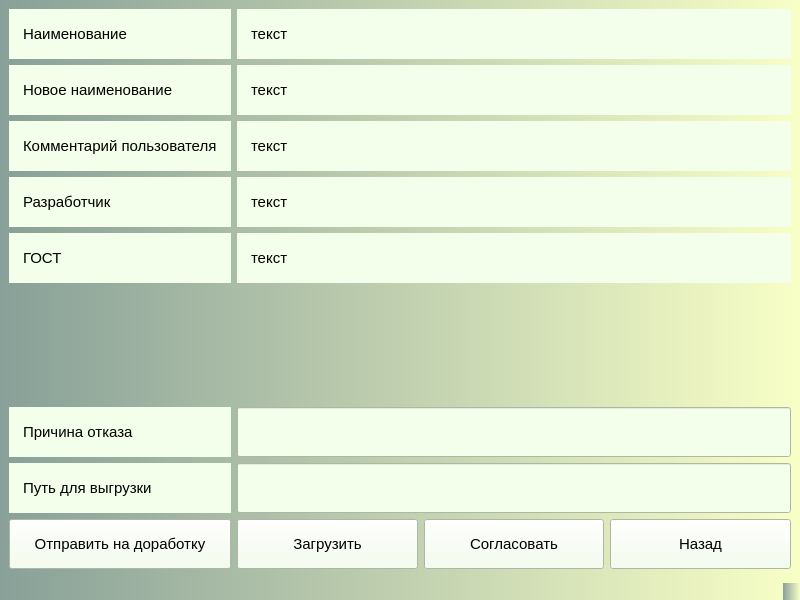
<?xml version="1.0" encoding="UTF-8"?>
<ui version="4.0">
 <class>AgreementNewTP</class>
 <widget class="QMainWindow" name="AgreementNewTP">
  <property name="geometry">
   <rect>
    <x>0</x>
    <y>0</y>
    <width>800</width>
    <height>600</height>
   </rect>
  </property>
  <property name="windowTitle">
   <string>MainWindow</string>
  </property>
  <property name="styleSheet">
   <string notr="true">background:qlineargradient(spread:repeat, x1:0, y1:0, x2:1, y2:0, stop:0 rgba(83, 160, 81, 255), stop:1 rgba(255, 120, 161, 255))qlineargradient(spread:repeat, x1:0, y1:0, x2:1, y2:0, stop:0 rgba(136, 160, 152, 255), stop:1 rgba(248, 255, 198, 255))</string>
  </property>
  <widget class="QWidget" name="centralwidget">
   <layout class="QGridLayout" name="gridLayout">
    <item row="9" column="2">
     <widget class="QPushButton" name="pushButtonCheckOldAgreement">
      <property name="minimumSize">
       <size>
        <width>0</width>
        <height>50</height>
       </size>
      </property>
      <property name="styleSheet">
       <string notr="true">background:rgb(243, 255, 234);
padding: 10;
font-size: 15px;</string>
      </property>
      <property name="text">
       <string>Согласовать</string>
      </property>
     </widget>
    </item>
    <item row="4" column="1" colspan="3">
     <widget class="QLabel" name="labelCreator">
      <property name="minimumSize">
       <size>
        <width>0</width>
        <height>50</height>
       </size>
      </property>
      <property name="styleSheet">
       <string notr="true">background:rgb(243, 255, 234);
padding: 10;
font-size: 15px;</string>
      </property>
      <property name="text">
       <string>текст</string>
      </property>
     </widget>
    </item>
    <item row="7" column="0">
     <widget class="QLabel" name="label_6">
      <property name="minimumSize">
       <size>
        <width>0</width>
        <height>50</height>
       </size>
      </property>
      <property name="styleSheet">
       <string notr="true">background:rgb(243, 255, 234);
padding: 10;
font-size: 15px;</string>
      </property>
      <property name="text">
       <string>Причина отказа</string>
      </property>
     </widget>
    </item>
    <item row="2" column="0">
     <widget class="QLabel" name="label_2">
      <property name="minimumSize">
       <size>
        <width>50</width>
        <height>50</height>
       </size>
      </property>
      <property name="maximumSize">
       <size>
        <width>16777215</width>
        <height>100</height>
       </size>
      </property>
      <property name="styleSheet">
       <string notr="true">background:rgb(243, 255, 234);
padding: 10;
font-size: 15px;</string>
      </property>
      <property name="text">
       <string>Комментарий пользователя</string>
      </property>
     </widget>
    </item>
    <item row="1" column="1" colspan="3">
     <widget class="QLabel" name="labelNewName">
      <property name="styleSheet">
       <string notr="true">background:rgb(243, 255, 234);
padding: 10;
font-size: 15px;</string>
      </property>
      <property name="text">
       <string>текст</string>
      </property>
     </widget>
    </item>
    <item row="1" column="0">
     <widget class="QLabel" name="label_8">
      <property name="minimumSize">
       <size>
        <width>0</width>
        <height>50</height>
       </size>
      </property>
      <property name="styleSheet">
       <string notr="true">background:rgb(243, 255, 234);
padding: 10;
font-size: 15px;</string>
      </property>
      <property name="text">
       <string>Новое наименование</string>
      </property>
     </widget>
    </item>
    <item row="8" column="1" colspan="3">
     <widget class="QLineEdit" name="lineEditPathToDownload">
      <property name="minimumSize">
       <size>
        <width>0</width>
        <height>50</height>
       </size>
      </property>
      <property name="styleSheet">
       <string notr="true">background:rgb(243, 255, 234);
padding: 10;
font-size: 15px;</string>
      </property>
     </widget>
    </item>
    <item row="2" column="1" colspan="3">
     <widget class="QLabel" name="labelUserComment">
      <property name="minimumSize">
       <size>
        <width>0</width>
        <height>50</height>
       </size>
      </property>
      <property name="styleSheet">
       <string notr="true">background:rgb(243, 255, 234);
padding: 10;
font-size: 15px;</string>
      </property>
      <property name="text">
       <string>текст</string>
      </property>
     </widget>
    </item>
    <item row="5" column="0">
     <widget class="QLabel" name="label_4">
      <property name="styleSheet">
       <string notr="true">background:rgb(243, 255, 234);
padding: 10;
font-size: 15px;</string>
      </property>
      <property name="text">
       <string>ГОСТ</string>
      </property>
     </widget>
    </item>
    <item row="0" column="1" colspan="3">
     <widget class="QLabel" name="labelName">
      <property name="minimumSize">
       <size>
        <width>0</width>
        <height>50</height>
       </size>
      </property>
      <property name="styleSheet">
       <string notr="true">background:rgb(243, 255, 234);
padding: 10;
font-size: 15px;</string>
      </property>
      <property name="text">
       <string>текст</string>
      </property>
     </widget>
    </item>
    <item row="9" column="1">
     <widget class="QPushButton" name="pushButtonCheckOldAgreement_3">
      <property name="minimumSize">
       <size>
        <width>0</width>
        <height>50</height>
       </size>
      </property>
      <property name="styleSheet">
       <string notr="true">background:rgb(243, 255, 234);
padding: 10;
font-size: 15px;</string>
      </property>
      <property name="text">
       <string>Загрузить</string>
      </property>
     </widget>
    </item>
    <item row="0" column="0">
     <widget class="QLabel" name="label">
      <property name="minimumSize">
       <size>
        <width>0</width>
        <height>50</height>
       </size>
      </property>
      <property name="maximumSize">
       <size>
        <width>16777215</width>
        <height>100</height>
       </size>
      </property>
      <property name="styleSheet">
       <string notr="true">background:rgb(243, 255, 234);
padding: 10;
font-size: 15px;</string>
      </property>
      <property name="text">
       <string>Наименование</string>
      </property>
     </widget>
    </item>
    <item row="9" column="3">
     <widget class="QPushButton" name="pushButtonBack">
      <property name="minimumSize">
       <size>
        <width>0</width>
        <height>50</height>
       </size>
      </property>
      <property name="styleSheet">
       <string notr="true">background:rgb(243, 255, 234);
padding: 10;
font-size: 15px;</string>
      </property>
      <property name="text">
       <string>Назад</string>
      </property>
     </widget>
    </item>
    <item row="7" column="1" colspan="3">
     <widget class="QLineEdit" name="lineEditAdminCommnet">
      <property name="minimumSize">
       <size>
        <width>0</width>
        <height>50</height>
       </size>
      </property>
      <property name="styleSheet">
       <string notr="true">background:rgb(243, 255, 234);
padding: 10;
font-size: 15px;</string>
      </property>
     </widget>
    </item>
    <item row="6" column="0">
     <spacer name="verticalSpacer">
      <property name="orientation">
       <enum>Qt::Vertical</enum>
      </property>
      <property name="sizeHint" stdset="0">
       <size>
        <width>20</width>
        <height>40</height>
       </size>
      </property>
     </spacer>
    </item>
    <item row="4" column="0">
     <widget class="QLabel" name="label_7">
      <property name="minimumSize">
       <size>
        <width>0</width>
        <height>50</height>
       </size>
      </property>
      <property name="styleSheet">
       <string notr="true">background:rgb(243, 255, 234);
padding: 10;
font-size: 15px;</string>
      </property>
      <property name="text">
       <string>Разработчик</string>
      </property>
     </widget>
    </item>
    <item row="8" column="0">
     <widget class="QLabel" name="label_3">
      <property name="minimumSize">
       <size>
        <width>0</width>
        <height>50</height>
       </size>
      </property>
      <property name="styleSheet">
       <string notr="true">background:rgb(243, 255, 234);
padding: 10;
font-size: 15px;</string>
      </property>
      <property name="text">
       <string>Путь для выгрузки</string>
      </property>
     </widget>
    </item>
    <item row="9" column="0">
     <widget class="QPushButton" name="pushButtonCheckOldAgreement_2">
      <property name="minimumSize">
       <size>
        <width>0</width>
        <height>50</height>
       </size>
      </property>
      <property name="styleSheet">
       <string notr="true">background:rgb(243, 255, 234);
padding: 10;
font-size: 15px;</string>
      </property>
      <property name="text">
       <string>Отправить на доработку</string>
      </property>
     </widget>
    </item>
    <item row="5" column="1" colspan="3">
     <widget class="QLabel" name="labelGOST">
      <property name="minimumSize">
       <size>
        <width>0</width>
        <height>50</height>
       </size>
      </property>
      <property name="styleSheet">
       <string notr="true">background:rgb(243, 255, 234);
padding: 10;
font-size: 15px;</string>
      </property>
      <property name="text">
       <string>текст</string>
      </property>
     </widget>
    </item>
   </layout>
  </widget>
  <widget class="QMenuBar" name="menubar">
   <property name="geometry">
    <rect>
     <x>0</x>
     <y>0</y>
     <width>800</width>
     <height>21</height>
    </rect>
   </property>
  </widget>
  <widget class="QStatusBar" name="statusbar"/>
 </widget>
 <resources/>
 <connections/>
</ui>
